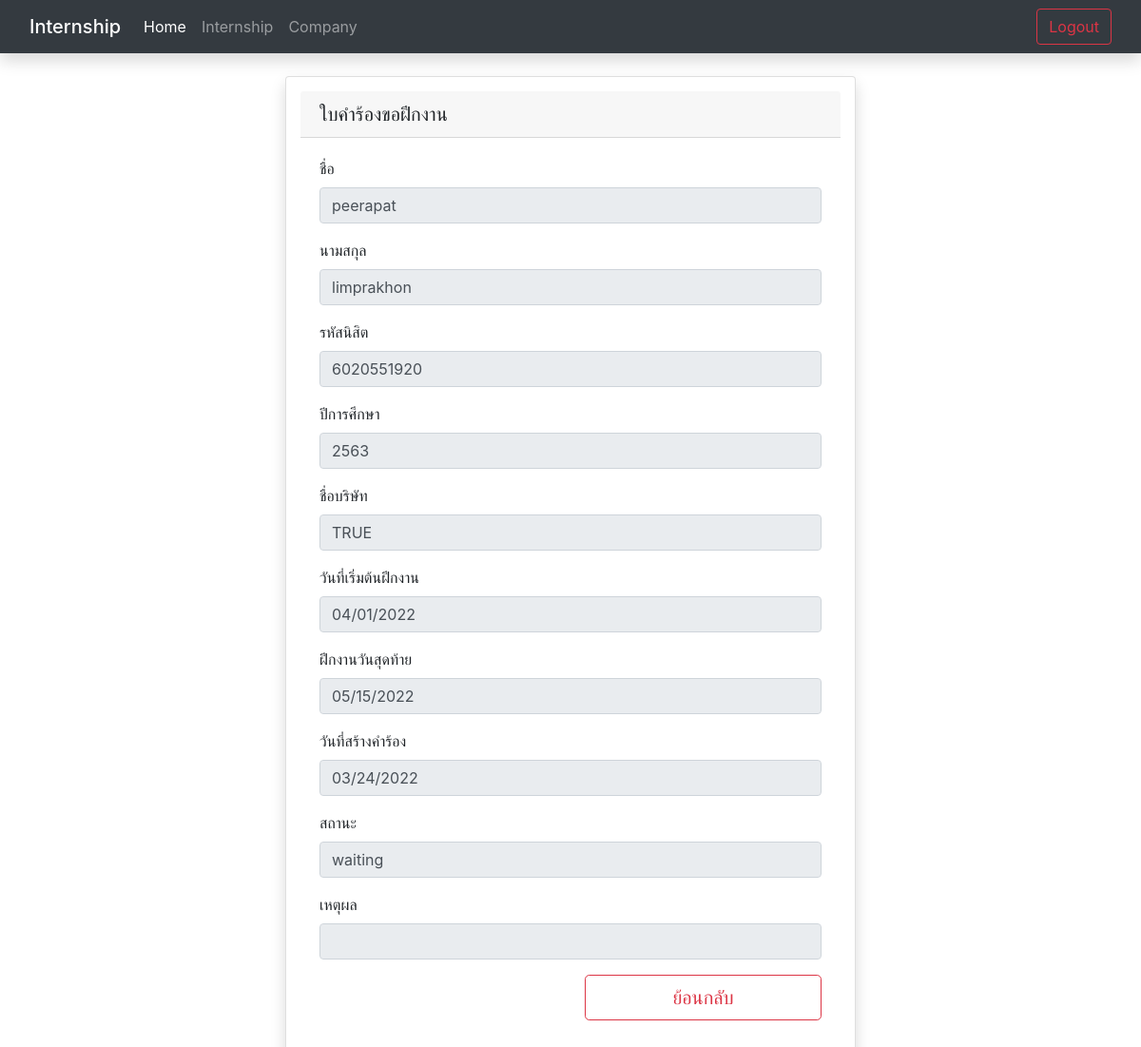
Screenshot of /index_main.php?controller=request&action=detailRequest&idrequest=2 with the database file from the repository.
### tables this page shows
CREATE TABLE `request` (
  `idrequest` int(11) NOT NULL,
  `uid` varchar(10) NOT NULL,
  `idcompany` int(10) NOT NULL,
  `idstatus` int(10) NOT NULL,
  `startdate` date NOT NULL,
  `enddate` date NOT NULL,
  `requestdate` date NOT NULL,
  `syear` int(10) NOT NULL,
  `reason` varchar(200) NOT NULL
);

CREATE TABLE `user` (
  `uid` varchar(10) NOT NULL,
  `password` varchar(30) NOT NULL,
  `name` varchar(100) NOT NULL,
  `surname` varchar(100) NOT NULL,
  `email` varchar(100) NOT NULL,
  `phone` varchar(20) NOT NULL,
  `major` varchar(100) NOT NULL,
  `idTypeuser` int(10) NOT NULL
);

CREATE TABLE `company` (
  `idcompany` int(11) NOT NULL,
  `namecompany` varchar(50) NOT NULL,
  `address` varchar(200) NOT NULL,
  `phone` varchar(20) NOT NULL,
  `detail` varchar(200) NOT NULL
);

CREATE TABLE `status` (
  `idstatus` int(11) NOT NULL,
  `status` varchar(50) NOT NULL
);

### controllers/request_controller.php (called while the page is built, shortened)
<?php
class RequestController
{
    public function detailRequest()
    {
        $id = $_GET['idrequest'];
        $request = Request::get($id);
        require_once('views/request/detailRequest.php');
    }
}
?>

### connection_connect.php (called while the page is built, shortened)
<?php
$dbname = "internship";
?>

### models/requestModel.php (called while the page is built, shortened)
<?php
class Request{
public function Request($idrequest,$uid,$name,$surname,$idcompany,$namecompany,$idstatus,$status,$startdate,$enddate,$requestdate,$syear,$reason)
{
    $this->uid   =$uid  ;
    $this->name   =$name  ;
    $this->surname   =$surname  ;
    $this->namecompany	   =$namecompany	  ;
    $this->status   =$status  ;
    $this->startdate =$startdate ;
    $this->enddate =$enddate ;
    $this->requestdate =$requestdate ;
    $this->syear =$syear ;
    $this->reason =$reason ;
}
public static function get($id)
{
    require("connection_connect.php");
    $sql = "SELECT request.idrequest, request.uid , user.name, user.surname ,request.idcompany,company.namecompany, request.idstatus,status.status,startdate,enddate,requestdate,syear,reason FROM user INNER JOIN request INNER JOIN company INNER JOIN status
    WHERE user.uid = request.uid AND request.idcompany = company.idcompany AND request.idstatus = status.idstatus AND idrequest='$id'";
    $result = $conn->query($sql);
    $my_data=$result->fetch_assoc();
    $idrequest = $my_data['idrequest'];
    $uid = $my_data['uid'];
    $name = $my_data['name'];
    $surname = $my_data['surname'];
    $idcompany = $my_data['idcompany'];
    $namecompany = $my_data['namecompany'];
    $idstatus = $my_data['idstatus'];
    $status = $my_data['status'];
    $startdate = $my_data['startdate'];
    $enddate = $my_data['enddate'];
    $requestdate = $my_data['requestdate'];
    $syear = $my_data['syear'];
    $reason = $my_data['reason'];
    return new Request($idrequest,$uid,$name,$surname,$idcompany,$namecompany,$idstatus,$status,$startdate,$enddate,$requestdate,$syear,$reason);
}
}
?>

### views/request/detailRequest.php (the view, shortened to what this page needs)
<html>
<head>
<link rel="stylesheet" href="https://stackpath.bootstrapcdn.com/bootstrap/4.4.1/css/bootstrap.min.css">
</head>
<body>
<div><br></div>
    <div class="container">
        <div class="card shadow" style="width: 100%;
  max-width: 600px;
  padding: 15px;
  margin: auto;">
            <h5 class="card-header">ใบคำร้องขอฝึกงาน</h5>
            <div class="card-body">
                <div class="mb-3">
                    <form method="get" action="">
                        <label>ชื่อ </label> <input type="text" name="name" class="form-control" value="<?php echo $request->name;?>" readonly="true" required/>
                </div>
                <div class="mb-3">
                    <form method="get" action="">
                        <label>นามสกุล</label> <input type="text" name="surname" class="form-control" value="<?php echo $request->surname;?>" readonly="true" required/>
                </div>
                <div class="mb-3">
                    <label>รหัสนิสิต</label><input type="text" name="uid" class="form-control" value="<?php echo $request->uid;?>" readonly="true" required/>
                </div>
				<div class="mb-3">
                    <label>ปีการศึกษา</label><input type="int" name="syear" class="form-control" value="<?php echo $request->syear;?>" readonly="true" required/>
                </div>
				<div class="mb-3">
                    <label>ชื่อบริษัท</label> <input type="int" name="syear" class="form-control" value="<?php echo $request->namecompany;?>" readonly="true" required/>
                </div>
				<div class="mb-3">
                    <label>วันที่เริ่มต้นฝึกงาน</label><input type="date" name="startdate" class="form-control" value="<?php echo $request->startdate;?>" readonly="true" required/>
                </div>
                <div class="mb-3">
                    <label>ฝึกงานวันสุดท้าย</label><input type="date" name="enddate" class="form-control" value="<?php echo $request->enddate;?>" readonly="true" required/>
                </div>
                <div class="mb-3">
                    <label>วันที่สร้างคำร้อง</label><input type="date" name="requestdate" class="form-control" value="<?php echo $request->requestdate;?>" readonly="true" required/>
                </div>
                <div class="mb-3">
                    <label>สถานะ</label><input type="text" name="status" class="form-control" value="<?php echo $request->status;?>" readonly="true" required/>
                </div>
                <div class="mb-3">
                    <label>เหตุผล</label><input type="text" name="reason" class="form-control" value="<?php echo $request->reason;?>" readonly="true" required/>
                </div>
				<div class="row">
                    <div class="col-sm">
                    </div>
					<div class="col-sm">
                    <a href="index_main.php?controller=request&action=index" class="btn btn-outline-danger btn-lg btn-block" role="button">ย้อนกลับ</a>
                    </div>
                </div>
            </div>
        </div>
    </div>
</body>
</html>

### index_main.php (style rules this page uses)
body { width:100%; background-repeat: no-repeat; background-attachment: fixed; background-size: cover; background-position: center; }

### rows the page displays
request: name "peerapat", surname "limprakhon", uid "6020551920", syear "2563", syear "TRUE", startdate "04/01/2022", enddate "05/15/2022", requestdate "03/24/2022", status "waiting"
